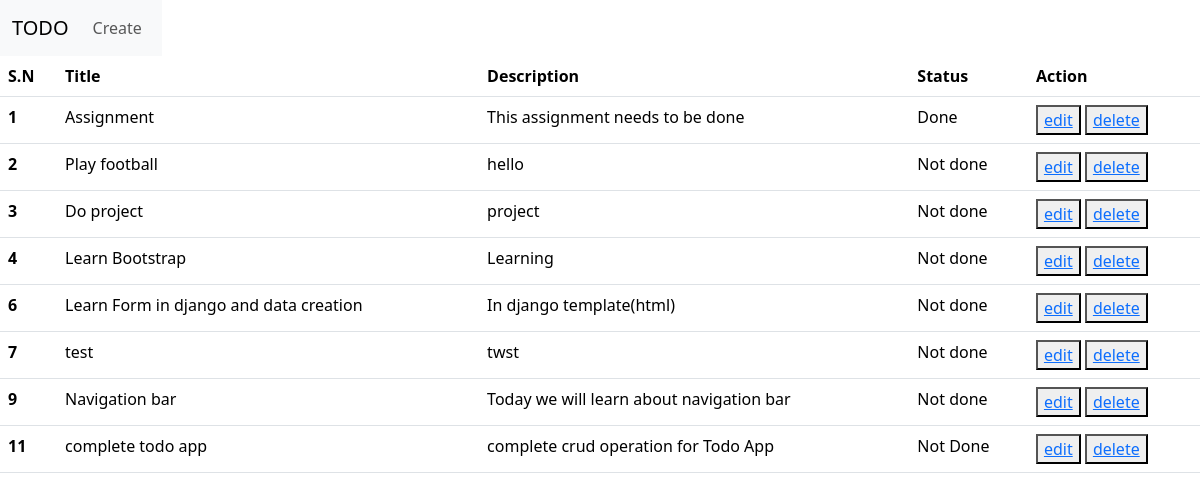
/todolistapp/home/, run on the app's committed database.
### todolistapp/models.py (models this page shows, shortened)
class Todo(models.Model): # converts the normal class into model class
    status_choice = [('Done', 'Done'), ('Not done', 'Not done')]
    title = models.CharField(max_length=200)
    description = models.TextField()
    status = models.CharField(max_length=50, choices=status_choice)

### todolistapp/views.py (the view)
# urls.py: 2. Add a URL to urlpatterns:  path('', views.home, name='home')
def home(request):
    todo_queryset = Todo.objects.all()
    return render(request, 'home.html', {'todo' : todo_queryset})

### templates/home.html (shortened to what this page needs)
<!DOCTYPE html>
<html lang="en">
<head>
    <link href="https://cdn.jsdelivr.net/npm/bootstrap@5.3.1/dist/css/bootstrap.min.css" rel="stylesheet">
</head>
<body>
  <div class = "nav">
    {% include 'navbar.html' %}
  </div>
    <table class="table">
        <thead>
          <tr>
            <th scope="col">S.N</th>
            <th scope="col">Title</th>
            <th scope="col">Description</th>
            <th scope="col">Status</th>
            <th scope="col">Action</th>
          </tr>
        </thead>
        <tbody>
          {% for i in todo %}
          <tr>
            <th scope="row">{{i.id}}</th>
            <td>{{i.title}}</td>
            <td>{{i.description}}</td>
            <td>{{i.status}}</td>
            <td><button><a href="{% url 'edit' pk=i.id %}">edit</a></button> <button><a href="{% url 'delete' pk=i.id %}">delete</button> </td>
          </tr>
          {% endfor %}
        </tbody>
      </table>
</body>
</html>

### templates/navbar.html (shortened to what this page needs)
<!DOCTYPE html>
<html lang="en">
<head>
    <link href="https://cdn.jsdelivr.net/npm/bootstrap@5.3.1/dist/css/bootstrap.min.css" rel="stylesheet">
</head>
<body>
    <nav class="navbar navbar-expand-lg bg-body-tertiary">
        <div class="container-fluid">
          <a class="navbar-brand" href="{% url 'home' %}">TODO</a>
          <div class="collapse navbar-collapse" id="navbarNav">
            <ul class="navbar-nav">
              <li class="nav-item">
                <a class="nav-link" href="{% url 'create' %}">Create</a>
              </li>
            </ul>
          </div>
        </div>
      </nav>
</body>
</html>

### data on the page
Todo: id "1", title "Assignment", description "This assignment needs to be done", status "Done"
Todo: id "2", title "Play football", description "hello", status "Not done"
Todo: id "3", title "Do project", description "project", status "Not done"
Todo: id "4", title "Learn Bootstrap", description "Learning", status "Not done"
Todo: id "6", title "Learn Form in django and data creation", description "In django template(html)", status "Not done"
Todo: id "7", title "test", description "twst", status "Not done"
Todo: id "9", title "Navigation bar", description "Today we will learn about navigation bar", status "Not done"
Todo: id "11", title "complete todo app", description "complete crud operation for Todo App", status "Not Done"
